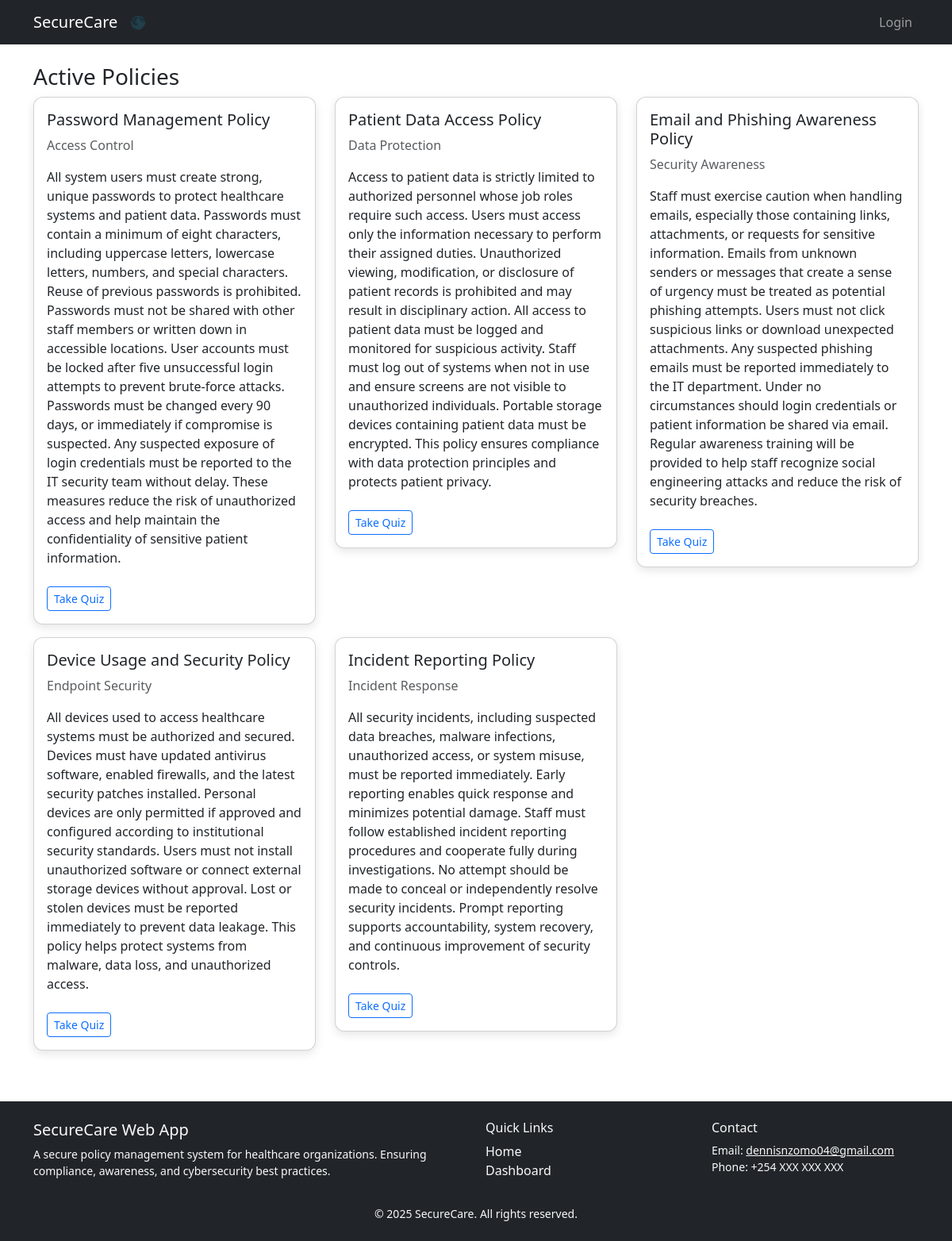
The page / on the database its author committed.
### policies/models.py (models this page shows, shortened)
class Policy(models.Model):
    title = models.CharField(max_length=200)
    category = models.CharField(max_length=100)
    description = models.TextField()
    status = models.CharField(
        max_length=100,
        choices=[
            ('Active', 'Active'),
            ('Under Review', 'Under_Review'),
        ]
    )
    created_at = models.DateTimeField(auto_now_add=True)

### policies/views.py (the view)
# urls.py: path('', views.home, name='index'),
def home(request):
    policies = Policy.objects.filter(status='Active')
    return render(request, 'policies/index.html', {'policies': policies})

### policies/templates/policies/index.html
{% extends 'policies/base.html' %}
{% block content %}
<h3>Active Policies</h3>
<div class="row">
    {% for policy in policies %}
    <div class="col-md-4">
        <div class="card mb-3">
            <div class="card-body">
                <h5>{{ policy.title }}</h5>
                <p class="text-muted">{{ policy.category }}</p>
                <p>{{ policy.description|truncatewords:200 }}</p>
                <a href="{% url 'take_quiz' policy.id %}"
                   class="btn btn-outline-primary btn-sm mt-2">
                    Take Quiz
                </a>
            </div>
        </div>
    </div>
    {% endfor %}
</div>
{% endblock %}

### policies/templates/policies/base.html (shortened to what this page needs)
{% load static %}
<!DOCTYPE html>
<html lang="en">
<head>
    <link href="https://cdn.jsdelivr.net/npm/bootstrap@5.3.2/dist/css/bootstrap.min.css" rel="stylesheet">
    <link href="{% static 'css/style.css' %}" rel="stylesheet">
</head>
<body>
<header>
    <nav class="navbar navbar-expand-lg navbar-dark bg-dark">
        <div class="container">
            <a href="/" class="navbar-brand">SecureCare</a>
            <a href="#" class="nav-link text-light me-2" id="toggleTheme">🌑</a>
            <div class="collapse navbar-collapse" id="navbarContent">
                <ul class="navbar-nav ms-auto">
                    {% if user.is_authenticated %}
                    <li class="nav-item">
                        <a href="/" class="nav-link">Policies</a>
                    </li>
                    <li class="nav-item">
                        <a href="{% url 'admin_panel' %}" class="nav-link">Admin Panel</a>
                    </li>
                    <li class="nav-item">
                        <a href="{% url 'dashboard' %}" class="nav-link">Dashboard</a>
                    </li>
                    <li class="nav-item d-flex align-items-center">
                        <form method="POST" action="{% url 'logout' %}" class="m-0">
                            {% csrf_token %}
                            <button type="submit" class="nav-link btn btn-link p-0">Logout</button>
                        </form>
                    </li>
                    {% else %}
                    <li class="nav-item">
                        <a href="{% url 'login' %}" class="nav-link">Login</a>
                    </li>
                    {% endif %}
                </ul>
            </div>
        </div>
    </nav>
</header>
<main>
    <div class="container mt-4">
        {% block content %}{% endblock %}
    </div>
</main>
<footer class="bg-dark text-light mt-5">
  <div class="container py-4">
    <div class="row">
      <div class="col-md-6">
        <h5>SecureCare Web App</h5>
        <p class="small">
          A secure policy management system for healthcare organizations.
          Ensuring compliance, awareness, and cybersecurity best practices.
        </p>
      </div>
      <div class="col-md-3">
        <h6>Quick Links</h6>
        <ul class="list-unstyled">
          <li><a href="{% url 'index' %}" class="text-light text-decoration-none">Home</a></li>
          <li><a href="{% url 'dashboard' %}" class="text-light text-decoration-none">Dashboard</a></li>
        </ul>
      </div>
      <div class="col-md-3">
        <h6>Contact</h6>
        <ul class="list-unstyled small">
          <li>Email: <a href="mailto:dennisnzomo04@gmail.com" class="text-light">dennisnzomo04@gmail.com</a></li>
          <li>Phone: +254 XXX XXX XXX</li>
        </ul>
      </div>
    </div>
    <div class="text-center mt-3 small">
      &copy; 2025 SecureCare. All rights reserved.
    </div>
  </div>
</footer>
</body>
</html>

### policies/static/css/style.css (style rules this page uses)
.card { border-radius: 0.75rem; box-shadow: 0 0.25rem 0.75rem rgba(0,0,0,0.1); }

### rows shown on the page
Policy: title "Password Management Policy", category "Access Control", description "All system users must create strong, unique passwords to protect healthcare systems and patient data. Passwords must contain a minimum of eight characters, including uppercase letters, lowercase letters, numbers, and special characters. Reuse of previous passwords is prohibited. Passwords must not be shared with other staff members or written down in accessible locations. User accounts must be locked after five unsuccessful login attempts to prevent brute-force attacks. Passwords must be changed every 90 days, or immediately if compromise is suspected. Any suspected exposure of login credentials must be reported to the IT security team without delay. These measures reduce the risk of…"
Policy: title "Patient Data Access Policy", category "Data Protection", description "Access to patient data is strictly limited to authorized personnel whose job roles require such access. Users must access only the information necessary to perform their assigned duties. Unauthorized viewing, modification, or disclosure of patient records is prohibited and may result in disciplinary action. All access to patient data must be logged and monitored for suspicious activity. Staff must log out of systems when not in use and ensure screens are not visible to unauthorized individuals. Portable storage devices containing patient data must be encrypted. This policy ensures compliance with data protection principles and protects patient privacy."
Policy: title "Email and Phishing Awareness Policy", category "Security Awareness", description "Staff must exercise caution when handling emails, especially those containing links, attachments, or requests for sensitive information. Emails from unknown senders or messages that create a sense of urgency must be treated as potential phishing attempts. Users must not click suspicious links or download unexpected attachments. Any suspected phishing emails must be reported immediately to the IT department. Under no circumstances should login credentials or patient information be shared via email. Regular awareness training will be provided to help staff recognize social engineering attacks and reduce the risk of security breaches."
Policy: title "Device Usage and Security Policy", category "Endpoint Security", description "All devices used to access healthcare systems must be authorized and secured. Devices must have updated antivirus software, enabled firewalls, and the latest security patches installed. Personal devices are only permitted if approved and configured according to institutional security standards. Users must not install unauthorized software or connect external storage devices without approval. Lost or stolen devices must be reported immediately to prevent data leakage. This policy helps protect systems from malware, data loss, and unauthorized access."
Policy: title "Incident Reporting Policy", category "Incident Response", description "All security incidents, including suspected data breaches, malware infections, unauthorized access, or system misuse, must be reported immediately. Early reporting enables quick response and minimizes potential damage. Staff must follow established incident reporting procedures and cooperate fully during investigations. No attempt should be made to conceal or independently resolve security incidents. Prompt reporting supports accountability, system recovery, and continuous improvement of security controls."
